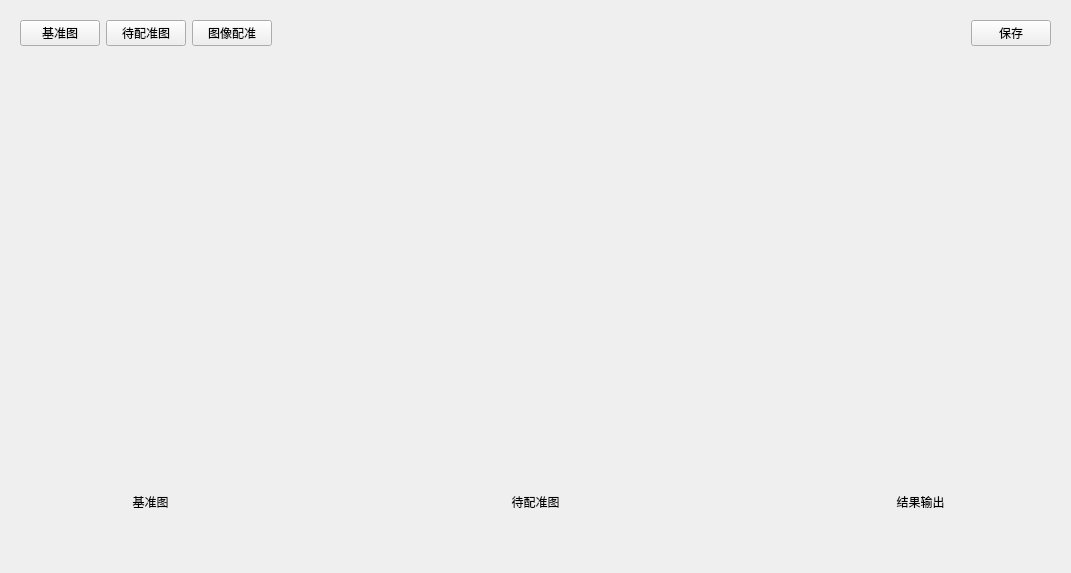
     <widget class="QWidget" name="page1">
      <layout class="QVBoxLayout" name="verticalLayout_14">
       <item>
        <widget class="QWidget" name="subWidget1_1" native="true">
         <property name="sizePolicy">
          <sizepolicy hsizetype="Preferred" vsizetype="Fixed">
           <horstretch>0</horstretch>
           <verstretch>0</verstretch>
          </sizepolicy>
         </property>
         <property name="layoutDirection">
          <enum>Qt::LeftToRight</enum>
         </property>
         <layout class="QHBoxLayout" name="horizontalLayout_7" stretch="0,0,0,0,0">
          <item>
           <widget class="QPushButton" name="registerImageSelect1">
            <property name="text">
             <string>基准图</string>
            </property>
           </widget>
          </item>
          <item>
           <widget class="QPushButton" name="registerImageSelect2">
            <property name="text">
             <string>待配准图</string>
            </property>
           </widget>
          </item>
          <item>
           <widget class="QPushButton" name="imageRegistration">
            <property name="sizePolicy">
             <sizepolicy hsizetype="Fixed" vsizetype="Fixed">
              <horstretch>0</horstretch>
              <verstretch>0</verstretch>
             </sizepolicy>
            </property>
            <property name="text">
             <string>图像配准</string>
            </property>
           </widget>
          </item>
          <item>
           <spacer name="horizontalSpacer">
            <property name="orientation">
             <enum>Qt::Horizontal</enum>
            </property>
            <property name="sizeHint" stdset="0">
             <size>
              <width>40</width>
              <height>20</height>
             </size>
            </property>
           </spacer>
          </item>
          <item>
           <widget class="QPushButton" name="registersave">
            <property name="text">
             <string>保存</string>
            </property>
           </widget>
          </item>
         </layout>
        </widget>
       </item>
       <item>
        <spacer name="verticalSpacer_2">
         <property name="orientation">
          <enum>Qt::Vertical</enum>
         </property>
         <property name="sizeType">
          <enum>QSizePolicy::Preferred</enum>
         </property>
         <property name="sizeHint" stdset="0">
          <size>
           <width>20</width>
           <height>30</height>
          </size>
         </property>
        </spacer>
       </item>
       <item>
        <layout class="QHBoxLayout" name="horizontalLayout_8">
         <item>
          <layout class="QVBoxLayout" name="verticalLayout">
           <item>
            <widget class="QLabel" name="register1">
             <property name="sizePolicy">
              <sizepolicy hsizetype="Preferred" vsizetype="Preferred">
               <horstretch>0</horstretch>
               <verstretch>0</verstretch>
              </sizepolicy>
             </property>
             <property name="minimumSize">
              <size>
               <width>279</width>
               <height>385</height>
              </size>
             </property>
             <property name="maximumSize">
              <size>
               <width>279</width>
               <height>385</height>
              </size>
             </property>
             <property name="frameShape">
              <enum>QFrame::NoFrame</enum>
             </property>
             <property name="text">
              <string/>
             </property>
             <property name="textFormat">
              <enum>Qt::PlainText</enum>
             </property>
             <property name="pixmap">
              <pixmap resource="qss.qrc">:/image/11111.png</pixmap>
             </property>
             <property name="scaledContents">
              <bool>true</bool>
             </property>
             <property name="alignment">
              <set>Qt::AlignCenter</set>
             </property>
            </widget>
           </item>
           <item>
            <widget class="QLabel" name="label">
             <property name="minimumSize">
              <size>
               <width>0</width>
               <height>40</height>
              </size>
             </property>
             <property name="maximumSize">
              <size>
               <width>16777215</width>
               <height>40</height>
              </size>
             </property>
             <property name="text">
              <string>基准图</string>
             </property>
             <property name="alignment">
              <set>Qt::AlignCenter</set>
             </property>
            </widget>
           </item>
          </layout>
         </item>
         <item>
          <spacer name="horizontalSpacer_6">
           <property name="orientation">
            <enum>Qt::Horizontal</enum>
           </property>
           <property name="sizeType">
            <enum>QSizePolicy::Preferred</enum>
           </property>
           <property name="sizeHint" stdset="0">
            <size>
             <width>100</width>
             <height>20</height>
            </size>
           </property>
          </spacer>
         </item>
         <item>
          <layout class="QVBoxLayout" name="verticalLayout_6">
           <item>
            <widget class="QLabel" name="register2">
             <property name="sizePolicy">
              <sizepolicy hsizetype="Preferred" vsizetype="Preferred">
               <horstretch>0</horstretch>
               <verstretch>0</verstretch>
              </sizepolicy>
             </property>
             <property name="minimumSize">
              <size>
               <width>279</width>
               <height>385</height>
              </size>
             </property>
             <property name="maximumSize">
              <size>
               <width>279</width>
               <height>385</height>
              </size>
             </property>
             <property name="frameShape">
              <enum>QFrame::NoFrame</enum>
             </property>
             <property name="text">
              <string/>
             </property>
             <property name="textFormat">
              <enum>Qt::PlainText</enum>
             </property>
             <property name="pixmap">
              <pixmap resource="qss.qrc">:/image/11111.png</pixmap>
             </property>
             <property name="scaledContents">
              <bool>true</bool>
             </property>
             <property name="alignment">
              <set>Qt::AlignCenter</set>
             </property>
            </widget>
           </item>
           <item>
            <widget class="QLabel" name="label_2">
             <property name="minimumSize">
              <size>
               <width>0</width>
               <height>40</height>
              </size>
             </property>
             <property name="maximumSize">
              <size>
               <width>16777215</width>
               <height>40</height>
              </size>
             </property>
             <property name="text">
              <string>待配准图</string>
             </property>
             <property name="alignment">
              <set>Qt::AlignCenter</set>
             </property>
            </widget>
           </item>
          </layout>
         </item>
         <item>
          <spacer name="horizontalSpacer_9">
           <property name="orientation">
            <enum>Qt::Horizontal</enum>
           </property>
           <property name="sizeType">
            <enum>QSizePolicy::Preferred</enum>
           </property>
           <property name="sizeHint" stdset="0">
            <size>
             <width>100</width>
             <height>20</height>
            </size>
           </property>
          </spacer>
         </item>
         <item>
          <layout class="QVBoxLayout" name="verticalLayout_12">
           <item>
            <widget class="QLabel" name="register3">
             <property name="enabled">
              <bool>true</bool>
             </property>
             <property name="sizePolicy">
              <sizepolicy hsizetype="Preferred" vsizetype="Preferred">
               <horstretch>0</horstretch>
               <verstretch>0</verstretch>
              </sizepolicy>
             </property>
             <property name="minimumSize">
              <size>
               <width>279</width>
               <height>385</height>
              </size>
             </property>
             <property name="maximumSize">
              <size>
               <width>279</width>
               <height>385</height>
              </size>
             </property>
             <property name="frameShape">
              <enum>QFrame::NoFrame</enum>
             </property>
             <property name="text">
              <string/>
             </property>
             <property name="textFormat">
              <enum>Qt::PlainText</enum>
             </property>
             <property name="pixmap">
              <pixmap resource="qss.qrc">:/image/11111.png</pixmap>
             </property>
             <property name="scaledContents">
              <bool>true</bool>
             </property>
             <property name="alignment">
              <set>Qt::AlignCenter</set>
             </property>
            </widget>
           </item>
           <item>
            <widget class="QLabel" name="label_3">
             <property name="minimumSize">
              <size>
               <width>0</width>
               <height>40</height>
              </size>
             </property>
             <property name="maximumSize">
              <size>
               <width>16777215</width>
               <height>40</height>
              </size>
             </property>
             <property name="text">
              <string>结果输出</string>
             </property>
             <property name="alignment">
              <set>Qt::AlignCenter</set>
             </property>
            </widget>
           </item>
          </layout>
         </item>
        </layout>
       </item>
       <item>
        <spacer name="verticalSpacer_5">
         <property name="orientation">
          <enum>Qt::Vertical</enum>
         </property>
         <property name="sizeType">
          <enum>QSizePolicy::Preferred</enum>
         </property>
         <property name="sizeHint" stdset="0">
          <size>
           <width>20</width>
           <height>40</height>
          </size>
         </property>
        </spacer>
       </item>
      </layout>
     </widget>
